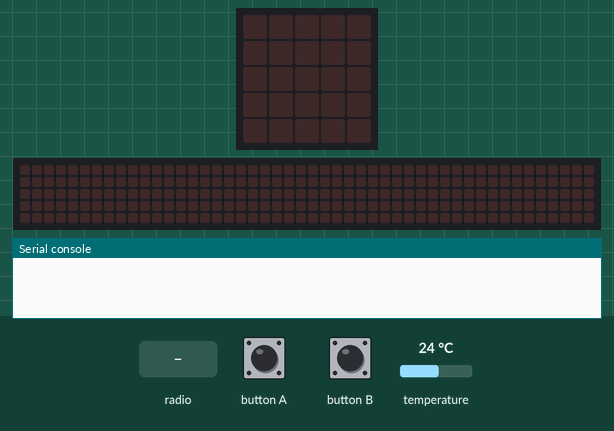
The program below on a simulated BBC micro:bit (MakeCode). Shown: the board's 5×5 LED display, a strip that is not on the board, showing the scrolling text unrolled, the last lines printed to the serial console. The test bench sets the inputs (shaded band); at power-on: temperature 24 °C. The 48×5 strip is a reading aid, not a part: it shows the text the display is scrolling, unrolled, one strip-width of it at a time.

Above: at 1.2 s.
1.3 s: button B pressed for 0.15 s
At 1.9 s:
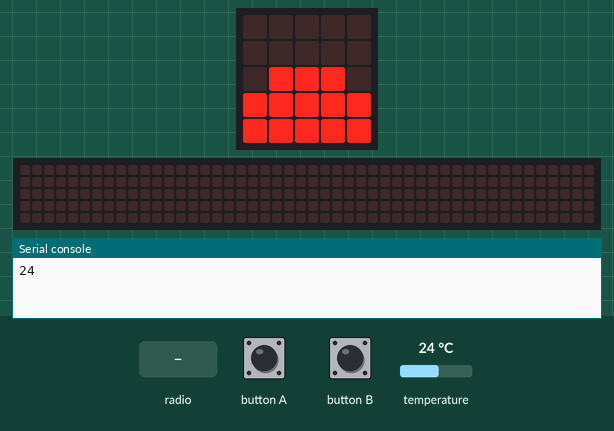
2.9 s: radio message "1" arrives
At 5.37 s:
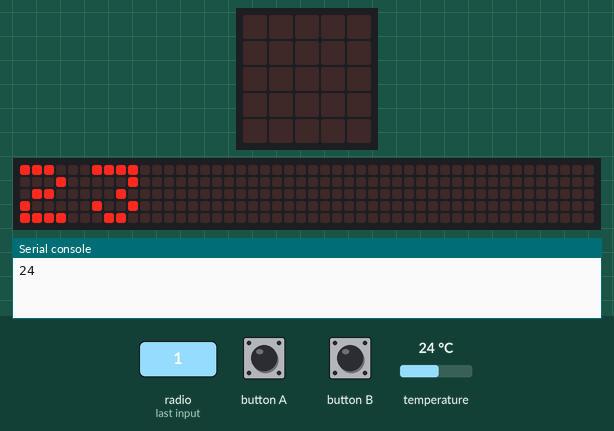
5.9 s: radio message "0" arrives
At 6.17 s:
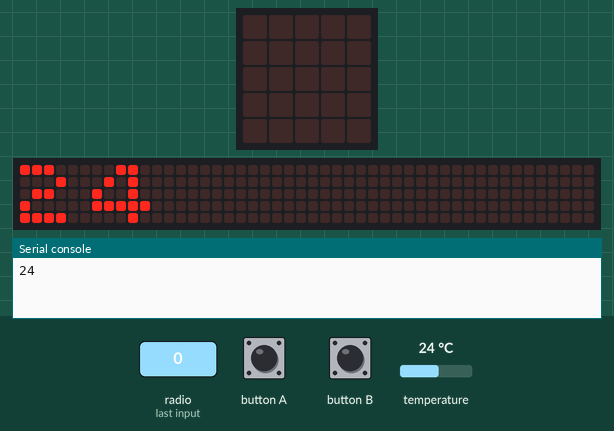
8.9 s: button B pressed for 0.15 s
At 9.17 s:
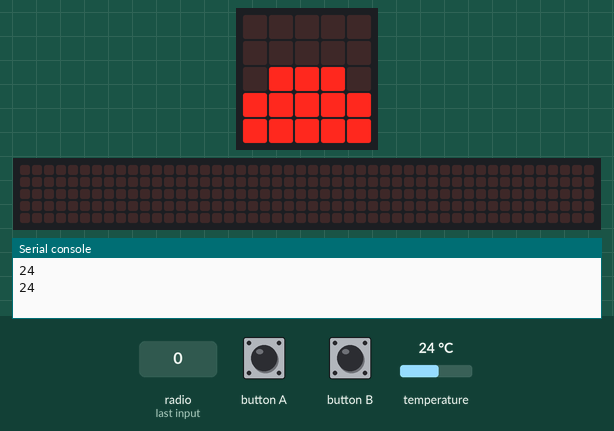
Timing chart, 0 to 11.9 s (numbered marks = the images above; inputs shaded):
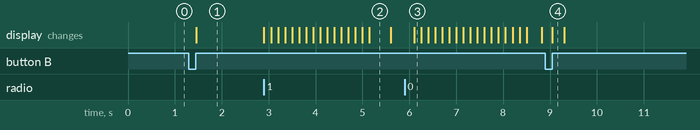

Measured:
- after the input at 1.3 s, the display: changes after 0.15 s (image 1)
- after the input at 2.9 s, the display: first changes at once (image 2 shows a later state)
- after the input at 5.9 s, the display: changes after 0.20 s (image 3)
- after the input at 8.9 s, the display: changes after 0.15 s (image 4)
- what the display in image 2 shows lasts 0.4 s, from 5.2 s to 5.6 s

The program:

main.ts
```typescript
radio.onReceivedNumber(function (receivedNumber) {
    basic.showNumber(input.temperature() - receivedNumber)
    basic.pause(500)
    basic.clearScreen()
})
input.onButtonPressed(Button.A, function () {
    radio.sendNumber(input.temperature())
})
input.onButtonPressed(Button.B, function () {
    led.plotBarGraph(
    input.temperature(),
    50
    )
})
radio.setGroup(1)
basic.forever(function () {

})
```

test.ts
```typescript
// aquí va el archivo "tests"; esto no se compilará cuando este paquete se utilice como una extensión.
```
